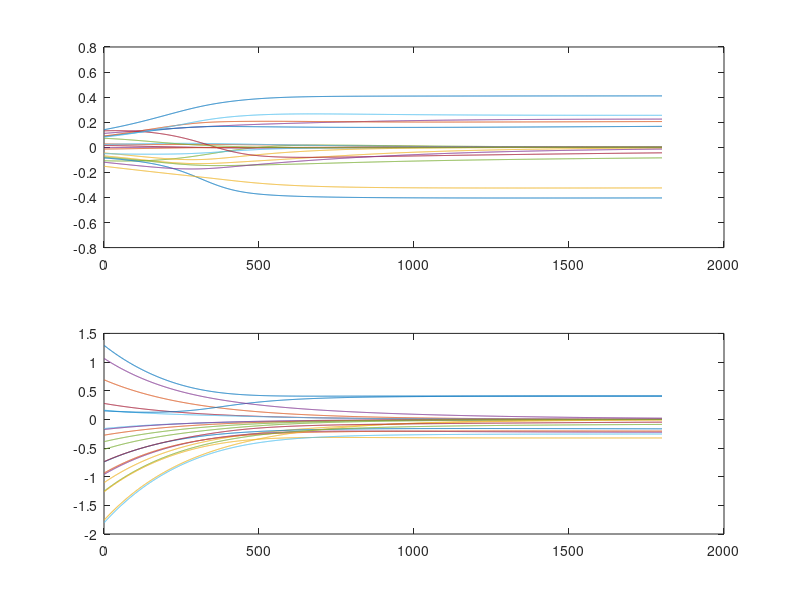

The MATLAB script that drew this image: (Note: this script raises an error after producing the figure.)
%%
% Display the gradient flow evolution.
rng(1124,'twister')


rep = './results/';
[~,~] = mkdir(rep);


% CS type problem
n = 20;
p = round(n/2);

    
msgn = 1;
a0 = 0;
i=0;
if 1
%find a starting point so that varpro has to cross 0
while msgn>-.1 || a0<0.05
    i=i+1;
    X = randn(p,n);
    beta0 = zeros(n,1);
    beta0(randperm(n,2)) = [.5;-.5];
    y = X*beta0;
    lambda = max(abs(X'*y))/10;
    v0 = randn(n,1);
    u = ( diag(v0)*(X'*X)*diag(v0) + lambda*eye(n) ) \ (v0.*(X'*y));
    beta = v0.*u;
    mvec = sign(beta0).*sign(X'*(y-X*beta));
    msgn = min(mvec);
    if msgn<-0.1
        indx = find(mvec<0,1);
        a0 = abs(beta(indx));
    end
    
end

end
betainit = v0.*u;
%%
niter = 1800;
% ISTA flow

SoftThr = @(beta,tau)sign(beta) .* max(abs(beta)-tau,0);
% iterative soft thresholding
beta = betainit;
tau = .1 * 1/norm(X)^2;
Beta_Ista = [];
for it=1:niter
    Beta_Ista(:,end+1) = beta;
    beta = SoftThr( beta - tau * X'*(X*beta-y), tau*lambda );
end
beta_ista = beta;

%%
% VarPro Flow

Beta_VarPro = [];
v = v0;
V = [];
tau = .01/3;
for it=1:niter
    V(:,end+1) = v;
    u = ( diag(v)*X'*X*diag(v) + lambda*eye(n) ) \ (v.*(X'*y));
    beta = u .* v;
    Beta_VarPro(:,end+1) = beta;
    g = v + 1/lambda * u .* X'*( X*(v.*u) - y );
    v = v - tau*g;
end
U = Beta_VarPro./V;


clf; hold on;
subplot(2,1,1);
plot(U');
subplot(2,1,2);
plot(V');


%%


newcolors=turbo(n);
colororder(newcolors)
bmax = .5;
clf;

% subplot(1,2,1); 
hold on;
plot(Beta_Ista', '-', 'LineWidth',1);
plot([1 niter], [0 0], 'k-', 'LineWidth',2);
plot(Beta_Ista(indx,:),'r-', 'LineWidth',2)

axis([1 niter -bmax bmax ]);
set(gca, 'PlotBoxAspectRatio', [1 2/3 1], 'XTick', [], 'YTick', []);
box on;
exportgraphics(gcf,'results/flow_ISTA.png','Resolution',300)

ylabel('ISTA');





% subplot(1,2,2); 
clf
hold on;
plot(Beta_VarPro', '-', 'LineWidth',1);
plot([1 niter], [0 0], 'k-', 'LineWidth',3);
plot(Beta_VarPro(indx,:),'r-', 'LineWidth',2)
axis([1 niter -bmax bmax ]);
set(gca, 'PlotBoxAspectRatio', [1 2/3 1], 'XTick', [], 'YTick', []);
box on;
exportgraphics(gcf,'results/flow_NcvxPro.png','Resolution',300)
ylabel('Pro-NonCvx');